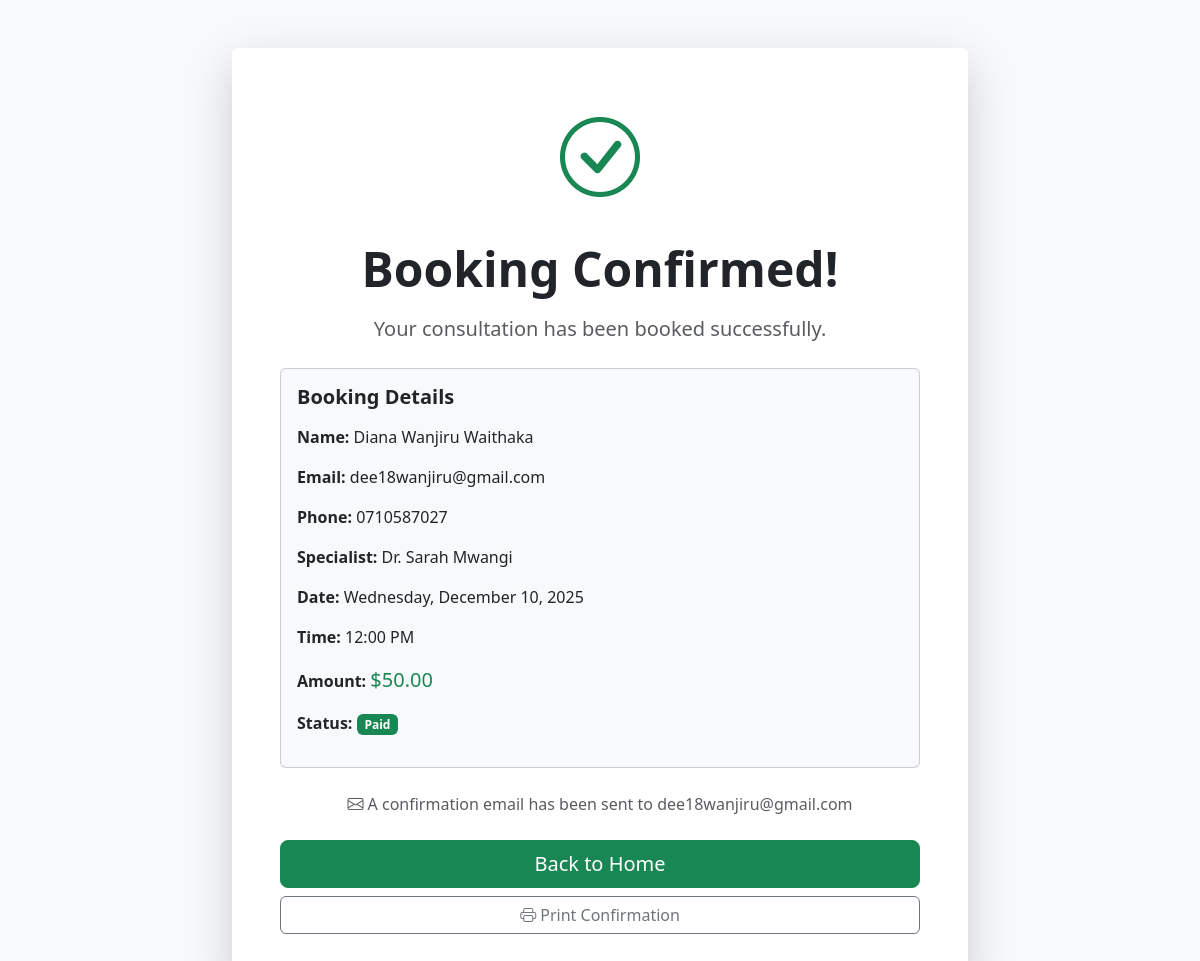
The app's page /booking/1/confirmation/ with its own data.
### core/models.py (models this page shows, shortened)
class Booking(models.Model):
    STATUS_CHOICES = [
        ('PENDING', 'Pending Payment'),
        ('CONFIRMED', 'Confirmed'),
        ('COMPLETED', 'Completed'),
        ('CANCELLED', 'Cancelled'),
    ]
    user = models.ForeignKey(User, on_delete=models.CASCADE, related_name='user_bookings', null=True, blank=True)
    name = models.CharField(max_length=200)
    email = models.EmailField()
    phone = models.CharField(max_length=20)
    specialist = models.ForeignKey('Specialist', on_delete=models.CASCADE, related_name='bookings')
    booking_date = models.DateField()
    booking_time = models.TimeField()
    duration = models.IntegerField(default=60, help_text="Duration in minutes")
    status = models.CharField(max_length=20, choices=STATUS_CHOICES, default='PENDING')
    notes = models.TextField(blank=True)
    total_amount = models.DecimalField(max_digits=10, decimal_places=2)
    payment_method = models.CharField(max_length=50, blank=True)
    payment_reference = models.CharField(max_length=100, blank=True)
    paid = models.BooleanField(default=False)
    created_at = models.DateTimeField(auto_now_add=True)
    updated_at = models.DateTimeField(auto_now=True)
    class Meta:
        ordering = ['-created_at']
        unique_together = ['specialist', 'booking_date', 'booking_time']

class Specialist(models.Model):
    name = models.CharField(max_length=200)
    title = models.CharField(max_length=200)
    bio = models.TextField()
    years_experience = models.IntegerField()
    hourly_rate = models.DecimalField(max_digits=6, decimal_places=2)
    photo = models.ImageField(upload_to='specialists/', null=True, blank=True)
    rating = models.FloatField(default=5.0)

### core/views.py (the view)
# urls.py: path('booking/<int:booking_id>/confirmation/', views.booking_confirmation, name='booking_confirmation'),
def booking_confirmation(request, booking_id):
    booking = get_object_or_404(Booking, pk=booking_id)
    context = {'booking': booking}
    return render(request, 'booking_confirmation.html', context)

### core/templates/booking_confirmation.html (shortened to what this page needs)
<!DOCTYPE html>
{% load static %}
<html lang="en">
<head>
    <link href="https://cdn.jsdelivr.net/npm/bootstrap@5.3.2/dist/css/bootstrap.min.css" rel="stylesheet">
    <link rel="stylesheet" href="https://cdn.jsdelivr.net/npm/bootstrap-icons@1.11.1/font/bootstrap-icons.css">
</head>
<body class="bg-light">
    <div class="container py-5">
        <div class="row justify-content-center">
            <div class="col-lg-8">
                <div class="card shadow-lg border-0">
                    <div class="card-body p-5 text-center">
                        <div class="mb-4">
                            <i class="bi bi-check-circle text-success" style="font-size: 5rem;"></i>
                        </div>
                        <h1 class="display-5 fw-bold mb-3">Booking Confirmed!</h1>
                        <p class="lead text-muted mb-4">Your consultation has been booked successfully.</p>
                        <div class="card bg-light mb-4">
                            <div class="card-body text-start">
                                <h5 class="card-title fw-bold mb-3">Booking Details</h5>
                                <p><strong>Name:</strong> {{ booking.name }}</p>
                                <p><strong>Email:</strong> {{ booking.email }}</p>
                                <p><strong>Phone:</strong> {{ booking.phone }}</p>
                                <p><strong>Specialist:</strong> {{ booking.specialist.name }}</p>
                                <p><strong>Date:</strong> {{ booking.booking_date|date:"l, F d, Y" }}</p>
                                <p><strong>Time:</strong> {{ booking.booking_time|time:"g:i A" }}</p>
                                <p><strong>Amount:</strong> <span class="text-success fs-5">${{ booking.total_amount }}</span></p>
                                <p><strong>Status:</strong>
                                    {% if booking.paid %}
                                        <span class="badge bg-success">Paid</span>
                                    {% else %}
                                        <span class="badge bg-warning">Pending Payment</span>
                                    {% endif %}
                                </p>
                            </div>
                        </div>
                        <p class="text-muted mb-4">
                            <i class="bi bi-envelope"></i> A confirmation email has been sent to {{ booking.email }}
                        </p>
                        <div class="d-grid gap-2">
                            <a href="{% url 'home' %}" class="btn btn-success btn-lg">Back to Home</a>
                            <button onclick="window.print()" class="btn btn-outline-secondary">
                                <i class="bi bi-printer"></i> Print Confirmation
                            </button>
                        </div>
                    </div>
                </div>
            </div>
        </div>
    </div>
</body>
</html>

### records on screen
Booking: name "Diana Wanjiru Waithaka", email "dee18wanjiru@gmail.com", phone "0710587027", specialist.name "Dr. Sarah Mwangi", booking_date "Wednesday, December 10, 2025", booking_time "12:00 PM", total_amount "50.00"
